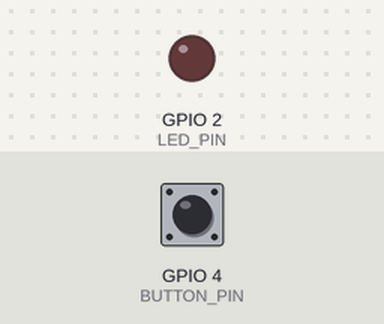
This sketch was run on a simulated ESP32. On the bench: output pins drawn as LEDs (lit = HIGH). The inputs (shaded band) are chosen by the test bench; at power-on: GPIO 4 (BUTTON_PIN) HIGH. WiFi joins after 1.5 s; servers stay silent unless stated; web services answer with replies made up by the test bench; what the sketch prints to the serial monitor is not drawn.

Above: at 2.7 s.
2.8 s: GPIO 4 (BUTTON_PIN) driven LOW
At 17.9 s:
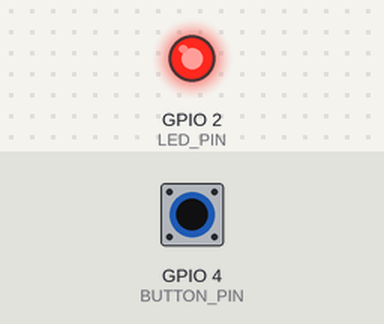
Timing chart, 0 to 19.4 s (numbered marks = the images above; inputs shaded):
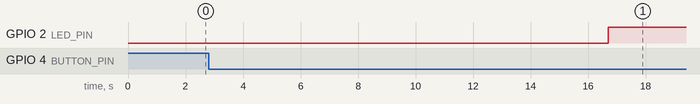

The sketch:

sketch.ino
```cpp
#include <WiFi.h>
#include <HTTPClient.h>

#define BUTTON_PIN 4   // Tombol di GPIO4 (ESP 4)
#define LED_PIN 2      // LED di GPIO2 (ESP 2)

const char* ssid = "Wokwi-GUEST";
const char* password = "";
const char* apiKey = "DAV7JH4P73Y2DFTM";  // Write API Key

void setup() {
  pinMode(BUTTON_PIN, INPUT_PULLUP);
  pinMode(LED_PIN, OUTPUT);
  Serial.begin(115200);

  // Hubungkan ke WiFi
  WiFi.mode(WIFI_STA);
  WiFi.begin(ssid, password);
  Serial.print("Menghubungkan ke WiFi");
  while (WiFi.status() != WL_CONNECTED) {
    delay(500);
    Serial.print(".");
    Serial.print("Status koneksi WiFi: ");
Serial.println(WiFi.status());
  }
  Serial.println("\nTerhubung ke WiFi!");
}

void loop() {
  int tombol = digitalRead(BUTTON_PIN);

  if (tombol == LOW) {
    Serial.println("💧 Kebocoran TERDETEKSI!");
    digitalWrite(LED_PIN, HIGH);
  } else {
    Serial.println("✅ Tidak ada kebocoran.");
    digitalWrite(LED_PIN, LOW);
  }

  // Kirim data ke ThingSpeak
  // Kirim data ke ThingSpeak
if (WiFi.status() == WL_CONNECTED) {
  HTTPClient http;
  int nilaiKirim = (tombol == LOW) ? 1 : 0; // 1 = bocor, 0 = tidak bocor
  String url = String("http://api.thingspeak.com/update?api_key=") + apiKey + "&field1=" + String(nilaiKirim);
  http.begin(url);
  int httpResponseCode = http.GET();
  Serial.print("HTTP Response code: ");
  Serial.println(httpResponseCode);
  http.end();
}


  delay(15000); // tunggu 15 detik (limit ThingSpeak)
}
```

Measured:
- after the input at 2.8 s, GPIO 2 (LED_PIN): LOW → HIGH after 13.9 s
